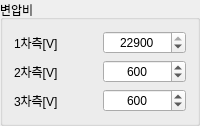
            <widget class="QGroupBox" name="groupBox">
             <property name="title">
              <string>변압비</string>
             </property>
             <layout class="QGridLayout" name="gridLayout_3">
              <item row="0" column="0">
               <layout class="QGridLayout" name="gridLayout_2">
                <item row="2" column="0">
                 <widget class="QLabel" name="label_5">
                  <property name="text">
                   <string>3차측[V]</string>
                  </property>
                 </widget>
                </item>
                <item row="1" column="0">
                 <widget class="QLabel" name="label_4">
                  <property name="text">
                   <string>2차측[V]</string>
                  </property>
                 </widget>
                </item>
                <item row="0" column="0">
                 <widget class="QLabel" name="label_3">
                  <property name="text">
                   <string>1차측[V]</string>
                  </property>
                 </widget>
                </item>
                <item row="0" column="1">
                 <widget class="QSpinBox" name="edit_v_1">
                  <property name="alignment">
                   <set>Qt::AlignCenter</set>
                  </property>
                  <property name="maximum">
                   <number>22900</number>
                  </property>
                  <property name="value">
                   <number>22900</number>
                  </property>
                 </widget>
                </item>
                <item row="1" column="1">
                 <widget class="QSpinBox" name="edit_v_2">
                  <property name="alignment">
                   <set>Qt::AlignCenter</set>
                  </property>
                  <property name="maximum">
                   <number>22900</number>
                  </property>
                  <property name="value">
                   <number>600</number>
                  </property>
                 </widget>
                </item>
                <item row="2" column="1">
                 <widget class="QSpinBox" name="edit_v_3">
                  <property name="alignment">
                   <set>Qt::AlignCenter</set>
                  </property>
                  <property name="maximum">
                   <number>22900</number>
                  </property>
                  <property name="value">
                   <number>600</number>
                  </property>
                 </widget>
                </item>
               </layout>
              </item>
             </layout>
            </widget>
